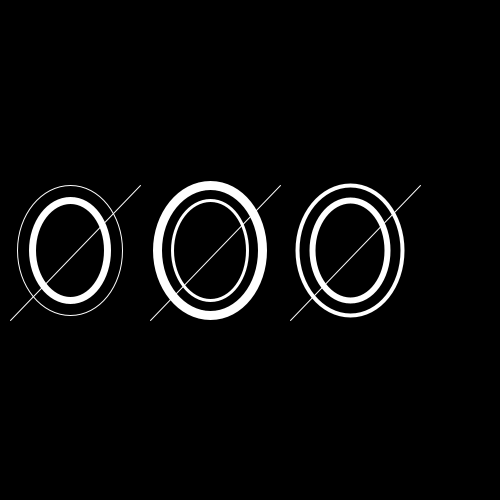
Frame 1 (no input)
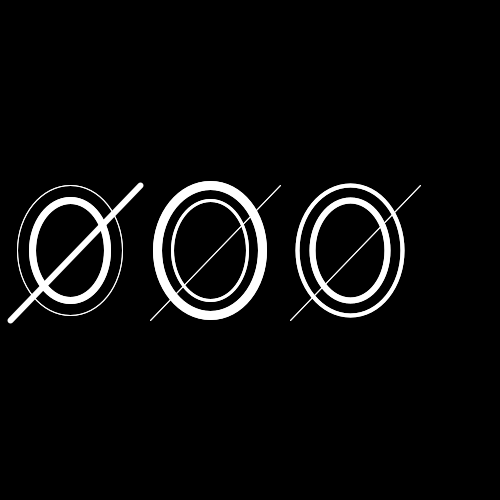
Frame 2 (the mouse pressed at the canvas centre, redrawn once)

The Processing sketch that drew these frames (run headless with seeded random() and noise(); the mouse was pressed at the canvas centre and the sketch redrawn once):

// Processing sketch: processing_84695
// ── processing_84695.pde

void setup()
{
  //SIZE
  //La taille en pixel du papier de la fenêtre est largeur= 500 hauteur= 500
  size(500,500);
  
  smooth();
 
  //BACKGROUND
  //Peindre le fond de notre fenetre 
  background(0);
}

void draw()
{
  stroke(255);
  line(10,320,140,185);
  strokeWeight(1);
  noFill();
  ellipse(70,250,105,130);
  
  strokeWeight(7);
  stroke(255);
  noFill();
  ellipse(70,250,75,100);
  
  
  strokeWeight(1);
  stroke(255);
  line(150,320,280,185);
  strokeWeight(9);
  noFill();
  ellipse(210,250,105,130);
  
  strokeWeight(3);
  stroke(255);
  noFill();
  ellipse(210,250,75,100);
  
  strokeWeight(1);
  stroke(255);
  line(290,320,420,185);
  strokeWeight(4);
  noFill();
  ellipse(350,250,105,130);
  
  strokeWeight(6);
  stroke(255);
  noFill();
  ellipse(350,250,75,100);
  
  noLoop();
  
  
}
